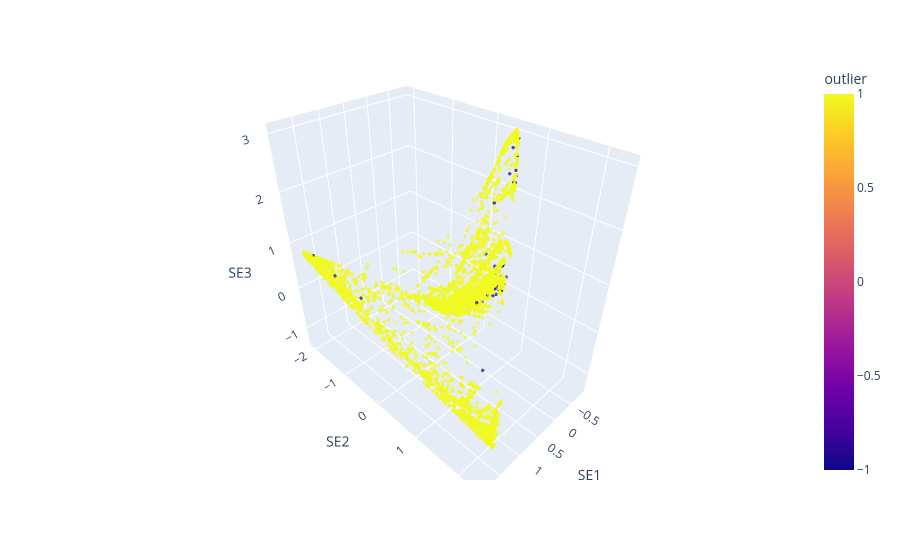

Notebook source saved alongside this figure:
### Markdown cell above
## 2.1 LOCAL OUTLIER FACTOR

### Code cell
nolineales=['SE1','SE2','SE3']
dfss=dfs.sample(8000,random_state=42).reset_index(drop=True)
datos=dfss.loc[:,nolineales]
estimator=LocalOutlierFactor(n_neighbors=10,novelty=True,contamination=0.01)
X=datos.values
estimator.fit(X)
dfss['outlier']=estimator.predict(X)

fig = px.scatter_3d(dfss, x='SE1', y='SE2', z='SE3',color='outlier',opacity=0.7,hover_data=['clase','indice'])
scene=dict(aspectratio=dict(x=1, y=1,z=1))
fig.update_traces(marker_size = 2)
fig.update_scenes(aspectmode='data')
fig.show()

### Figure 1 — Plotly figure (JSON) as saved in the notebook; plotly's stock layout.template omitted (floating-point values rounded to 4 significant figures; data arrays with more than 128 entries replaced by an {"elided": "..."} marker saying what was removed)
{"data": [{"customdata": {"elided": "8000x2 int values"}, "hovertemplate": "SE1=%{x}<br>SE2=%{y}<br>SE3=%{z}<br>clase=%{customdata[0]}<br>indice=%{customdata[1]}<br>outlier=%{marker.color}<extra></extra>", "legendgroup": "", "marker": {"color": {"elided": "8000 int values"}, "coloraxis": "coloraxis", "opacity": 0.7, "size": 2, "symbol": "circle"}, "mode": "markers", "name": "", "scene": "scene", "showlegend": false, "type": "scatter3d", "x": {"elided": "8000 float values"}, "y": {"elided": "8000 float values"}, "z": {"elided": "8000 float values"}}], "layout": {"coloraxis": {"colorbar": {"title": {"text": "outlier"}}, "colorscale": [[0, "#0d0887"], [0.1111, "#46039f"], [0.2222, "#7201a8"], [0.3333, "#9c179e"], [0.4444, "#bd3786"], [0.5556, "#d8576b"], [0.6667, "#ed7953"], [0.7778, "#fb9f3a"], [0.8889, "#fdca26"], [1, "#f0f921"]]}, "legend": {"tracegroupgap": 0}, "margin": {"t": 60}, "scene": {"aspectmode": "data", "domain": {"x": [0, 1], "y": [0, 1]}, "xaxis": {"title": {"text": "SE1"}}, "yaxis": {"title": {"text": "SE2"}}, "zaxis": {"title": {"text": "SE3"}}}}}
